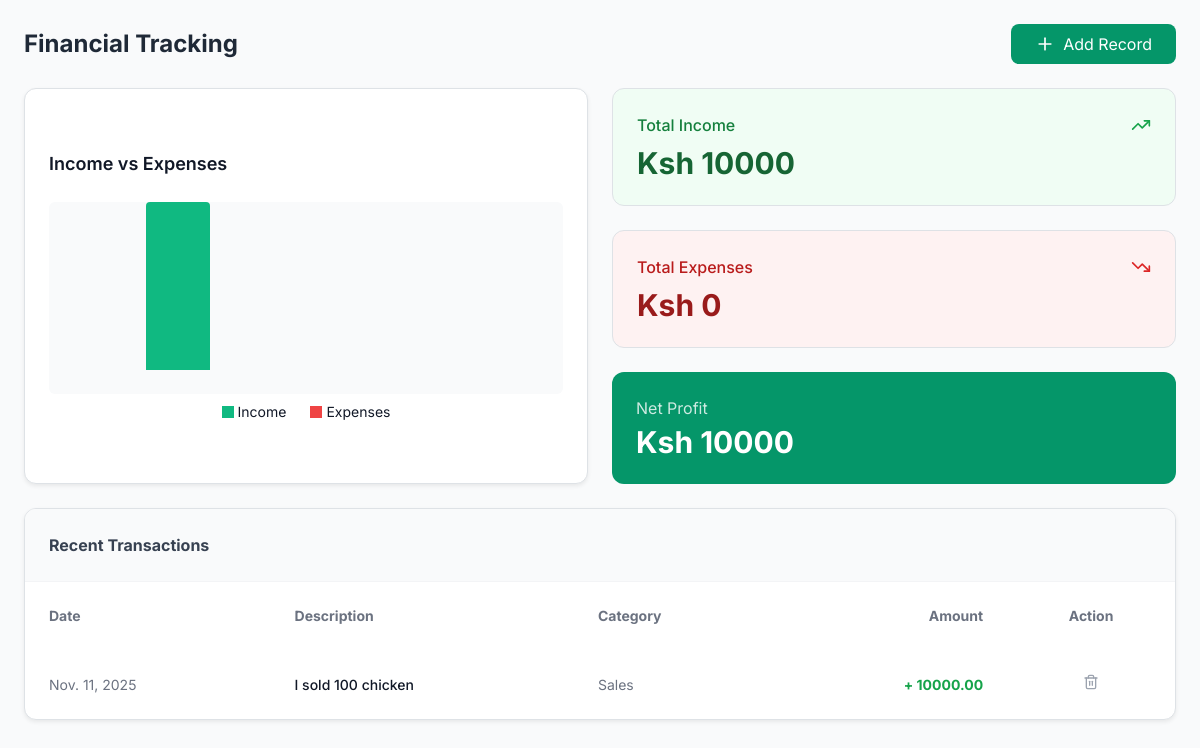
Page /financials/ on the earlier database version.
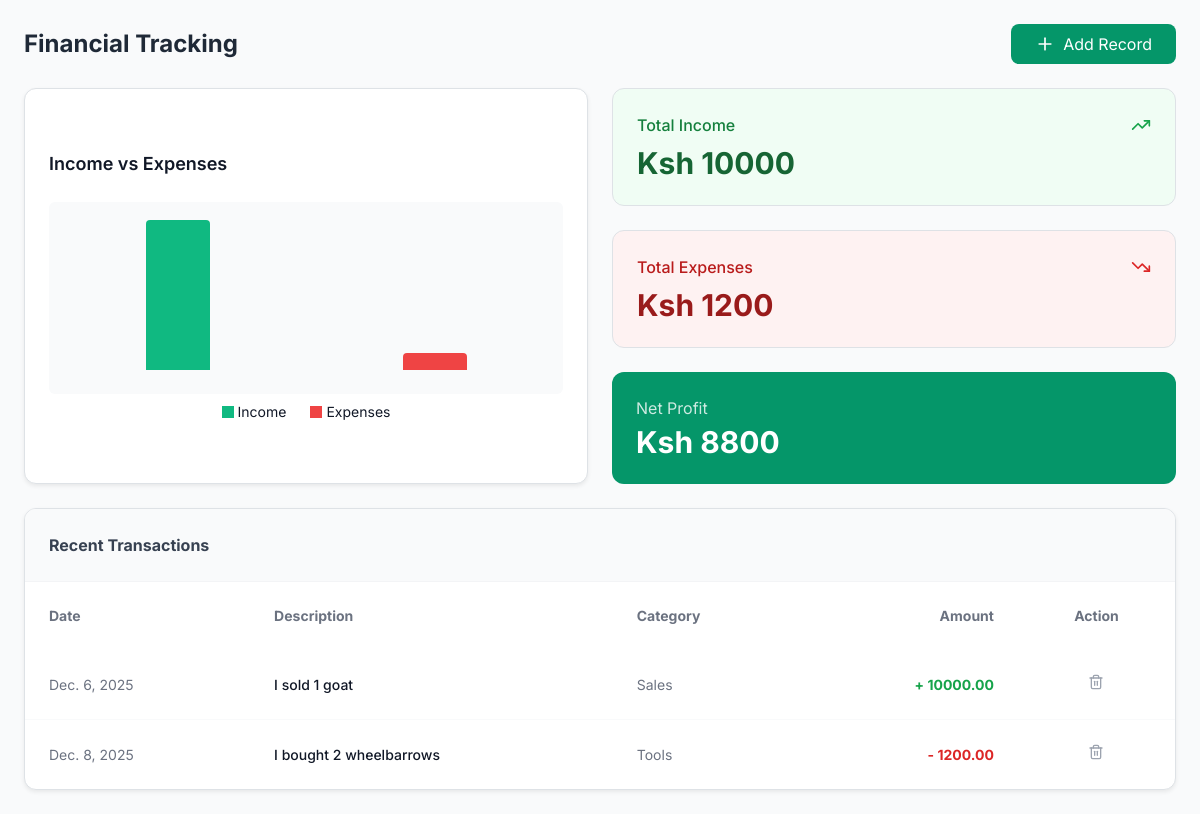
Same page on the later database version.
### farm/models.py (models this page shows, shortened)
class FinancialRecord(models.Model):
    TYPE_CHOICES = (('Income', 'Income'), ('Expense', 'Expense'))
    owner = models.ForeignKey(User, on_delete=models.CASCADE, blank=True, null=True)
    type = models.CharField(max_length=10, choices=TYPE_CHOICES)
    date = models.DateField(default=timezone.now)
    amount = models.DecimalField(max_digits=12, decimal_places=2)
    category = models.CharField(max_length=150)
    description = models.TextField(blank=True)
    created_at = models.DateTimeField(auto_now_add=True)

### farm/views.py (the view)
def financials(request):
    financials_list = FinancialRecord.objects.all()
    total_income = financials_list.filter(type='Income').aggregate(total=Sum('amount'))['total'] or Decimal('0')
    total_expenses = financials_list.filter(type='Expense').aggregate(total=Sum('amount'))['total'] or Decimal('0')
    net_profit = total_income - total_expenses
    total = (total_income + total_expenses) or Decimal('1')
    income_pct = int((total_income / total) * 100)
    expense_pct = int((total_expenses / total) * 100)
    context = {
        'financials_list': financials_list,
        'total_income': total_income,
        'total_expenses': total_expenses,
        'net_profit': net_profit,
        'income_pct': income_pct,
        'expense_pct': expense_pct,
    }
    return render(request, 'financials.html', context)

### farm/templates/financials.html (shortened to what the changed rows need)
{% extends 'base.html' %}
{% block content %}
<div class="space-y-6">
   <div class="flex justify-between items-center">
        <h1 class="text-2xl font-bold text-gray-800">Financial Tracking</h1>
   </div>
   <div class="grid grid-cols-1 md:grid-cols-2 gap-6">
        <div class="bg-white p-6 rounded-xl shadow-sm border border-gray-100 flex flex-col justify-center items-center">
            <div class="w-full h-48 bg-gray-50 rounded flex items-end justify-around pb-4">
                 <div class="w-16 bg-emerald-500 rounded-t" style="height: {{ income_pct }}%;"></div>
                 <div class="w-16 bg-red-500 rounded-t" style="height: {{ expense_pct }}%;"></div>
            </div>
        </div>
        <div class="grid grid-cols-1 gap-4">
            <div class="bg-red-50 p-6 rounded-xl border border-red-100">
                 <div class="flex justify-between items-center mb-2">
                    <span class="text-red-700 font-medium">Total Expenses</span>
                    <i data-lucide="trending-down" class="text-red-600 w-5 h-5"></i>
                </div>
                <span class="text-3xl font-bold text-red-800">Ksh {{ total_expenses }}</span>
            </div>
            <div class="bg-emerald-600 p-6 rounded-xl text-white">
                <span class="block opacity-80 mb-1">Net Profit</span>
                <span class="text-3xl font-bold">Ksh {{ net_profit }}</span>
            </div>
        </div>
   </div>
   <div class="bg-white rounded-xl shadow-sm border border-gray-100 overflow-hidden">
        <table class="w-full text-sm text-left">
            <thead class="bg-white text-gray-500">
                <tr>
                    <th class="p-4">Date</th>
                    <th class="p-4">Description</th>
                    <th class="p-4">Category</th>
                    <th class="p-4 text-right">Amount</th>
                    <th class="p-4 text-center">Action</th>
                </tr>
            </thead>
            <tbody class="divide-y divide-gray-50">
                {% for f in financials_list %}
                    <tr class="hover:bg-gray-50">
                        <td class="p-4 text-gray-500">{{ f.date }}</td>
                        <td class="p-4 font-medium">{{ f.description }}</td>
                        <td class="p-4 text-gray-500">{{ f.category }}</td>
                        <td class="p-4 text-right font-bold {% if f.type == 'Income' %}text-green-600{% else %}text-red-600{% endif %}">
                            {% if f.type == 'Income' %}+{% else %}-{% endif %} {{ f.amount }}
                        </td>
                        <td class="p-4 text-center">
                            <form action="{% url 'delete_financial' f.id %}" method="POST" onsubmit="return confirm('Are you sure you want to delete this financial record?');">
                                <button class="text-gray-400 hover:text-red-500">
                                    <i data-lucide="trash-2" class="w-4 h-4"></i>
                                </button>
                            </form>
                        </td>
                    </tr>
                {% endfor %}
            </tbody>
        </table>
   </div>
</div>
{% endblock %}

Differences in the rows shown:
removed FinancialRecord: date "Nov. 11, 2025", description "I sold 100 chicken", category "Sales", amount "10000.00"
added FinancialRecord: date "Dec. 6, 2025", description "I sold 1 goat", category "Sales", amount "10000.00"
added FinancialRecord: date "Dec. 8, 2025", description "I bought 2 wheelbarrows", category "Tools", amount "1200.00", type "Expense" (drawn)
Other differences:
{{ income_pct }}: 100 → 89 (drawn)
{{ total_expenses }}: "0" → "1200"
{{ net_profit }}: "10000" → "8800"
